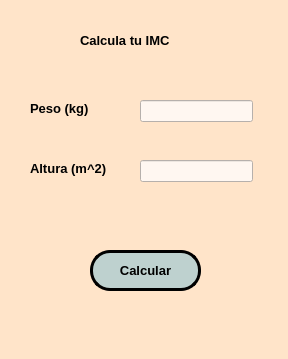
<?xml version="1.0" encoding="UTF-8"?>
<ui version="4.0">
 <class>MainWindow</class>
 <widget class="QMainWindow" name="MainWindow">
  <property name="geometry">
   <rect>
    <x>0</x>
    <y>0</y>
    <width>288</width>
    <height>359</height>
   </rect>
  </property>
  <property name="windowTitle">
   <string>MainWindow</string>
  </property>
  <property name="styleSheet">
   <string notr="true">background-color: rgb(255, 228, 201);</string>
  </property>
  <widget class="QWidget" name="centralwidget">
   <widget class="QPushButton" name="btn_calcular">
    <property name="geometry">
     <rect>
      <x>90</x>
      <y>250</y>
      <width>111</width>
      <height>41</height>
     </rect>
    </property>
    <property name="font">
     <font>
      <family>Arial</family>
      <pointsize>10</pointsize>
      <weight>75</weight>
      <bold>true</bold>
     </font>
    </property>
    <property name="styleSheet">
     <string notr="true">background-color: rgb(190, 209, 207);
border: 3px solid black;
border-radius: 20px;
color: rgb(0, 0, 0);</string>
    </property>
    <property name="text">
     <string>Calcular</string>
    </property>
    <property name="checkable">
     <bool>false</bool>
    </property>
   </widget>
   <widget class="QLineEdit" name="txt_peso">
    <property name="geometry">
     <rect>
      <x>140</x>
      <y>100</y>
      <width>113</width>
      <height>22</height>
     </rect>
    </property>
    <property name="font">
     <font>
      <family>Arial</family>
      <pointsize>10</pointsize>
      <weight>75</weight>
      <bold>true</bold>
     </font>
    </property>
    <property name="styleSheet">
     <string notr="true">background-color: rgb(255, 247, 241);</string>
    </property>
   </widget>
   <widget class="QLineEdit" name="txt_altura">
    <property name="geometry">
     <rect>
      <x>140</x>
      <y>160</y>
      <width>113</width>
      <height>22</height>
     </rect>
    </property>
    <property name="font">
     <font>
      <family>Arial</family>
      <pointsize>10</pointsize>
      <weight>75</weight>
      <bold>true</bold>
     </font>
    </property>
    <property name="styleSheet">
     <string notr="true">background-color: rgb(255, 247, 241);</string>
    </property>
   </widget>
   <widget class="QLabel" name="lbl_titulo">
    <property name="geometry">
     <rect>
      <x>80</x>
      <y>30</y>
      <width>121</width>
      <height>20</height>
     </rect>
    </property>
    <property name="font">
     <font>
      <family>Arial</family>
      <pointsize>10</pointsize>
      <weight>75</weight>
      <bold>true</bold>
     </font>
    </property>
    <property name="text">
     <string>Calcula tu IMC</string>
    </property>
   </widget>
   <widget class="QLabel" name="lbl_peso">
    <property name="geometry">
     <rect>
      <x>30</x>
      <y>100</y>
      <width>81</width>
      <height>16</height>
     </rect>
    </property>
    <property name="font">
     <font>
      <family>Arial</family>
      <pointsize>10</pointsize>
      <weight>75</weight>
      <bold>true</bold>
     </font>
    </property>
    <property name="text">
     <string>Peso (kg)</string>
    </property>
   </widget>
   <widget class="QLabel" name="lbl_altura">
    <property name="geometry">
     <rect>
      <x>30</x>
      <y>160</y>
      <width>101</width>
      <height>16</height>
     </rect>
    </property>
    <property name="font">
     <font>
      <family>Arial</family>
      <pointsize>10</pointsize>
      <weight>75</weight>
      <bold>true</bold>
     </font>
    </property>
    <property name="text">
     <string>Altura (m^2)</string>
    </property>
   </widget>
  </widget>
  <widget class="QMenuBar" name="menubar">
   <property name="geometry">
    <rect>
     <x>0</x>
     <y>0</y>
     <width>288</width>
     <height>26</height>
    </rect>
   </property>
  </widget>
  <widget class="QStatusBar" name="statusbar"/>
 </widget>
 <resources/>
 <connections/>
</ui>
